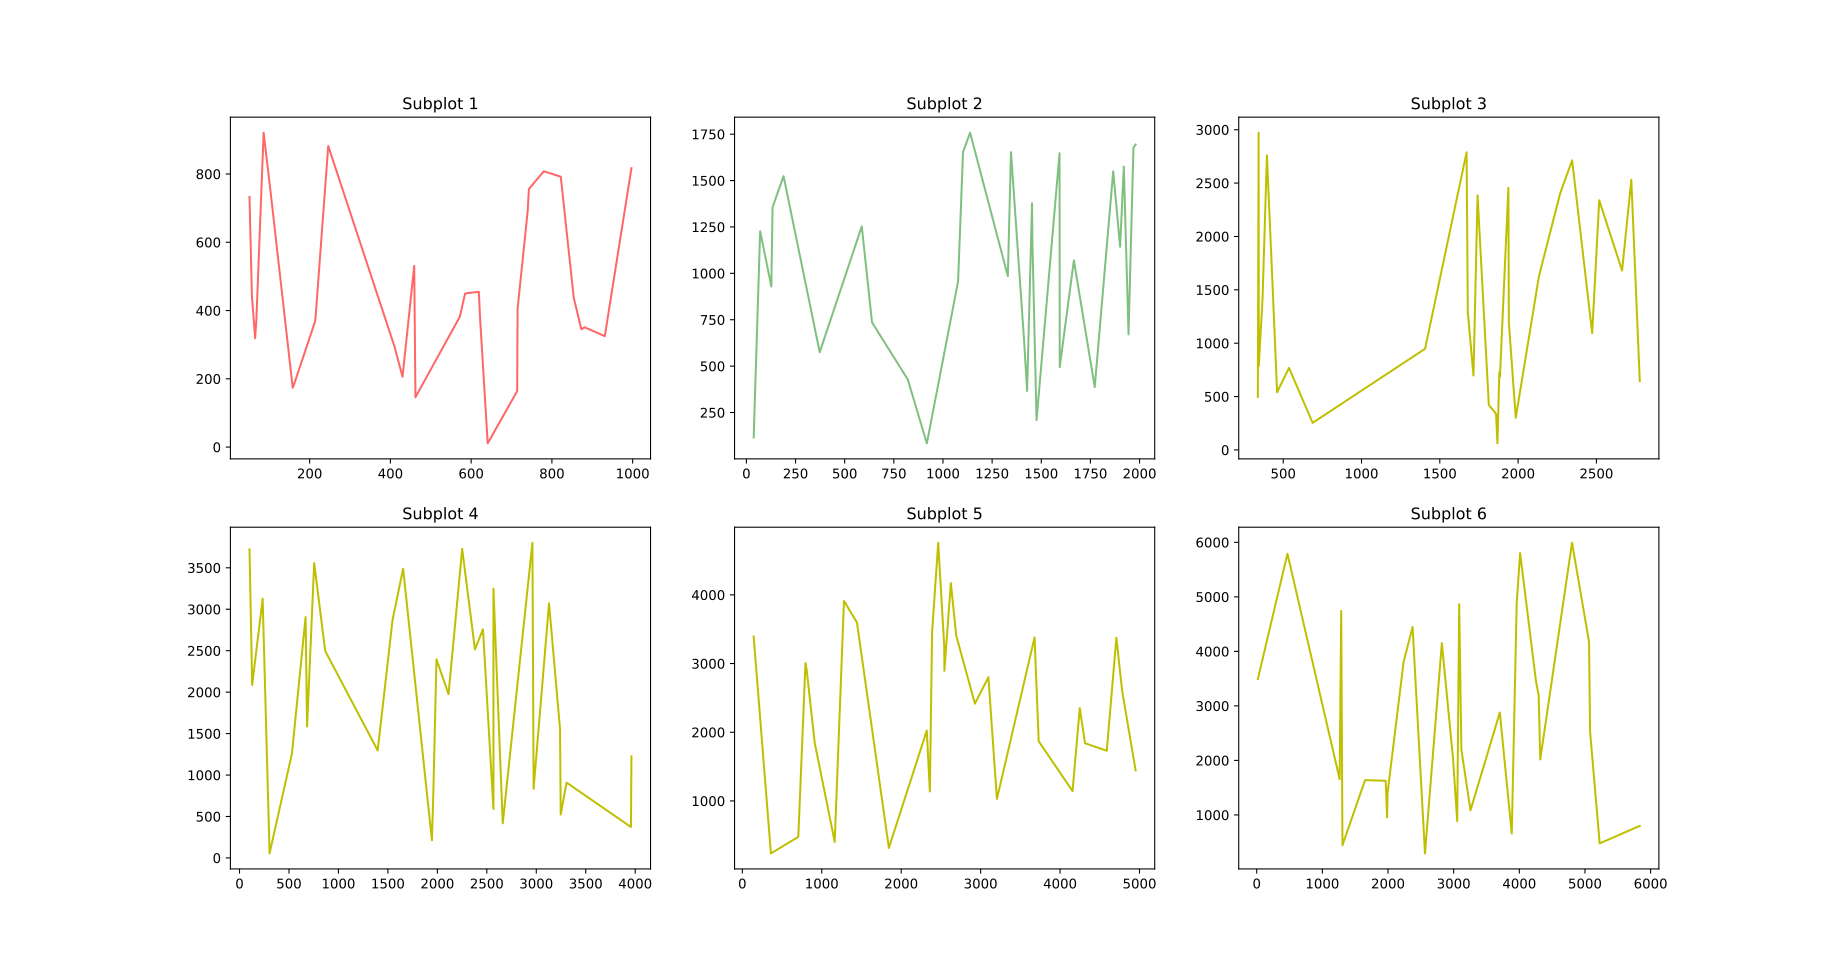

Reproduce this figure in Python.
# Date 19-06-2021

import matplotlib.pyplot as plt
import numpy as np


def x(max_value=9999, i=30):
    arr = np.random.randint(max_value, size=i)
    arr.sort()
    return arr


def y(max_value=9999, i=30): return np.random.randint(max_value, size=i)


plt.subplot(2, 3, 1)
plt.plot(x(1000), y(1000), color='r', alpha=.6)
plt.title('Subplot 1')
plt.subplot(2, 3, 2)
plt.plot(x(2000), y(2000), color='g', alpha=.5)
plt.title('Subplot 2')
plt.subplot(2, 3, 3)
plt.plot(x(3000), y(3000), color='y')
plt.title('Subplot 3')
plt.subplot(2, 3, 4)
plt.plot(x(4000), y(4000), color='y')
plt.title('Subplot 4')
plt.subplot(2, 3, 5)
plt.plot(x(5000), y(5000), color='y')
plt.title('Subplot 5')
plt.subplot(2, 3, 6)
plt.plot(x(6000), y(6000), color='y')
plt.title('Subplot 6')
plt.show()
